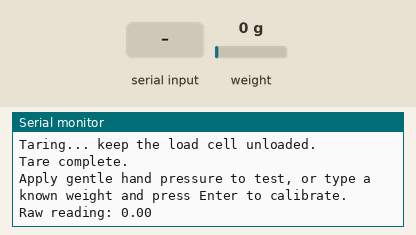
This sketch was run on a simulated ESP32. On the bench: the last lines printed to the serial monitor. The inputs (shaded band) are chosen by the test bench; at power-on: weight on the scale 0 g.

Above: at 4.2 s.
4.3 s: "90,45\n" received over Serial
At 6.4 s:
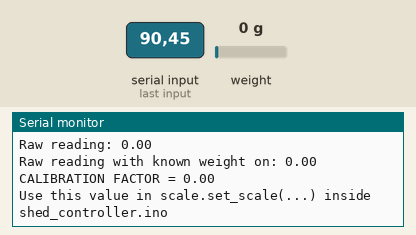
7.5 s: weight on the scale set to 100 g
At 8.8 s:
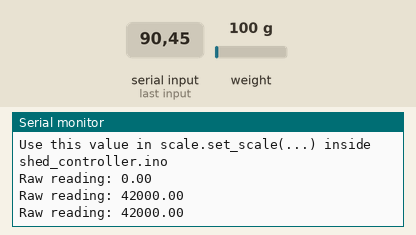
9.0 s: "30,150\n" received over Serial
At 10.4 s:
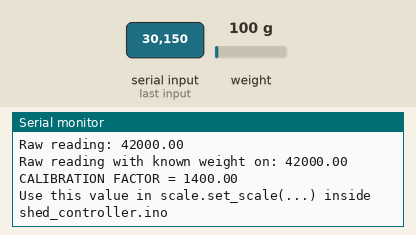
10.5 s: weight on the scale set to 1250 g
At 11.3 s:
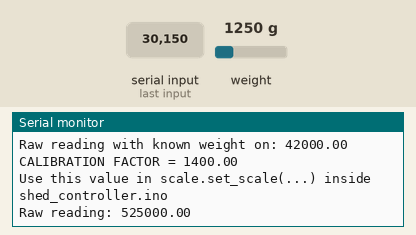
Timing chart, 0 to 13.0 s (numbered marks = the images above; inputs shaded):
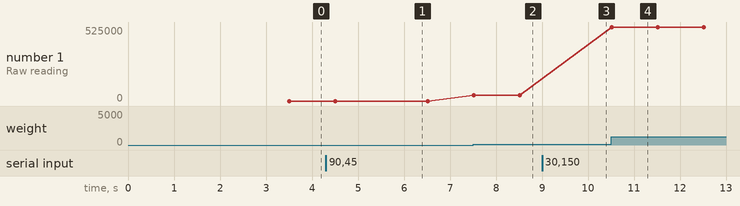

Measured:
- after the input at 4.3 s, the serial monitor: prints a new line after 1.7 s (image 1)
- after the input at 7.5 s, the serial monitor: prints a new line at once (image 2)
- after the input at 9.0 s, the serial monitor: prints a new line after 1.0 s (image 3)
- after the input at 10.5 s, the serial monitor: prints a new line at once (image 4)
- plotted number 1: 0 → 42000 after the input at 7.5 s, 42000 → 525000 after the input at 10.5 s

The sketch:

test_loadcell.ino
```cpp
// TEST FILE -- flash temporarily to the SHED ESP32 to verify the load
// cell/HX711 wiring in isolation, then calibrate it, before trusting it
// in shed_controller.ino.
//
// Requires the HX711 Arduino library (Tools -> Manage Libraries -> "HX711"
// by Bogdan Necula).
//
// STEP 1: Upload and watch "Raw reading" -- confirm it's stable near
//         zero at rest and changes clearly and repeatably when you
//         apply gentle hand pressure. (Do NOT stand on the load cell --
//         confirm its rated capacity first; overloading it can
//         permanently shift its zero point.)
// STEP 2: Type a known weight (in the same units you want to use for
//         MAX_TENSION, e.g. grams) into the Serial Monitor and press
//         Enter WHILE that exact weight is resting on/in-line with the
//         load cell. The sketch will print a calibration factor.
// STEP 3: Use that printed calibration factor with scale.set_scale(...)
//         and use the load cell's known safe limit (in the same units)
//         as MAX_TENSION, both inside shed_controller.ino.

#include "HX711.h"

const int LOADCELL_DOUT_PIN = 4;
const int LOADCELL_SCK_PIN = 5;
HX711 scale;

void setup() {
  Serial.begin(115200);
  scale.begin(LOADCELL_DOUT_PIN, LOADCELL_SCK_PIN);
  Serial.println("Taring... keep the load cell unloaded.");
  delay(2000);
  scale.tare();
  Serial.println("Tare complete.");
  Serial.println("Apply gentle hand pressure to test, or type a known weight and press Enter to calibrate.");
}

void loop() {
  if (Serial.available()) {
    float knownWeight = Serial.readStringUntil('\n').toFloat();
    if (knownWeight > 0) {
      float rawReading = scale.get_units(10);
      float calibrationFactor = rawReading / knownWeight;
      Serial.println("Raw reading with known weight on: " + String(rawReading));
      Serial.println("CALIBRATION FACTOR = " + String(calibrationFactor));
      Serial.println("Use this value in scale.set_scale(...) inside shed_controller.ino");
    }
  }

  if (scale.is_ready()) {
    Serial.println("Raw reading: " + String(scale.get_units(5)));
  } else {
    Serial.println("HX711 not found -- check wiring");
  }
  delay(500);
}
```
